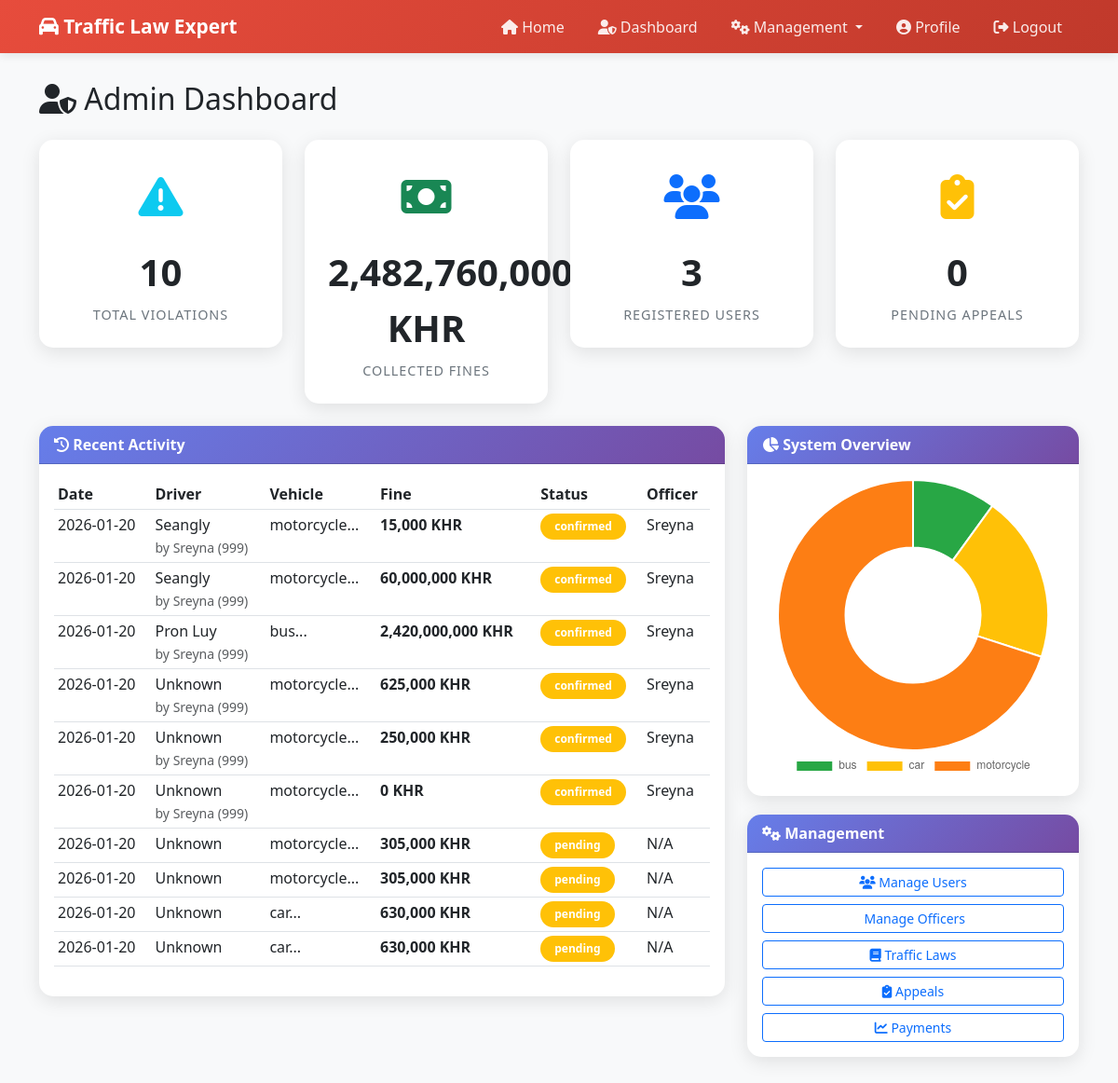
The page /admin/dashboard (signed in) on the database its author committed.
### tables this page shows
CREATE TABLE violation_records (
            id INTEGER PRIMARY KEY AUTOINCREMENT,
            user_id INTEGER,
            officer_id INTEGER,
            vehicle_type TEXT,
            has_helmet TEXT,
            speed INTEGER,
            has_license TEXT,
            violations TEXT,
            total_fine INTEGER,
            status TEXT DEFAULT 'pending',
            payment_status TEXT DEFAULT 'unpaid',
            payment_date TIMESTAMP,
            description TEXT,
            location TEXT,
            created_at TIMESTAMP DEFAULT CURRENT_TIMESTAMP, driver_name TEXT, license_number TEXT, plate_number TEXT,
            FOREIGN KEY (user_id) REFERENCES users(id),
            FOREIGN KEY (officer_id) REFERENCES officers(id)
        );

CREATE TABLE users (
            id INTEGER PRIMARY KEY AUTOINCREMENT,
            username TEXT UNIQUE NOT NULL,
            email TEXT UNIQUE,
            password TEXT NOT NULL,
            role TEXT DEFAULT 'user',
            first_name TEXT,
            last_name TEXT,
            phone TEXT,
            is_active INTEGER DEFAULT 1,
            created_at TIMESTAMP DEFAULT CURRENT_TIMESTAMP,
            updated_at TIMESTAMP DEFAULT CURRENT_TIMESTAMP
        );

CREATE TABLE officers (
            id INTEGER PRIMARY KEY AUTOINCREMENT,
            user_id INTEGER UNIQUE,
            badge_number TEXT UNIQUE,
            department TEXT,
            assigned_area TEXT,
            created_at TIMESTAMP DEFAULT CURRENT_TIMESTAMP,
            FOREIGN KEY (user_id) REFERENCES users(id)
        );

### routes/admin.py (the view)
@admin_bp.route('/dashboard')
@role_required('admin')
def dashboard():
    violation_stats = ViolationService.get_dashboard_stats()
    conn = get_db()
    cursor = conn.cursor()
    total_users = User.get_all(role='user')
    total_officers = User.get_all(role='officer')
    cursor.execute('SELECT COUNT(*) as total FROM appeals WHERE status = "pending"')
    pending_appeals = cursor.fetchone()['total'] or 0
    cursor.execute('''
        SELECT
            vr.id,
            vr.driver_name,  -- Use driver_name instead of username
            vr.vehicle_type,
            vr.total_fine,
            vr.status,
            vr.created_at,
            o.badge_number,
            u.username as officer_username  -- Show officer's username
        FROM violation_records vr
        LEFT JOIN officers o ON vr.officer_id = o.id
        LEFT JOIN users u ON o.user_id = u.id  -- Get officer's user info
        ORDER BY vr.created_at DESC LIMIT 10
    ''')
    recent_activity = cursor.fetchall()
    conn.close()
    stats = {
        'total_violations': violation_stats['total'],
        'total_collected': violation_stats['collected'],
        'total_users': len(total_users) if total_users else 0,
        'total_officers': len(total_officers) if total_officers else 0,
        'pending_appeals': pending_appeals
    }
    severity_stats = violation_stats['by_vehicle_type'] if violation_stats['by_vehicle_type'] else []
    return render_template('admin/dashboard.html',
                         stats=stats,
                         recent_activity=recent_activity,
                         severity_stats=severity_stats)

### models/user.py (called while the page is built)
    @staticmethod
    def get_all(role=None):
        conn = get_db()
        cursor = conn.cursor()
        if role:
            cursor.execute('SELECT * FROM users WHERE role = ? ORDER BY created_at DESC', (role,))
        else:
            cursor.execute('SELECT * FROM users ORDER BY created_at DESC')
        results = cursor.fetchall()
        conn.close()
        return results

### models/violation.py (called while the page is built)
    @staticmethod
    def get_stats():
        conn = get_db()
        cursor = conn.cursor()
        cursor.execute('SELECT COUNT(*) as total FROM violation_records')
        total = cursor.fetchone()['total'] or 0
        cursor.execute('SELECT SUM(total_fine) as collected FROM violation_records WHERE payment_status = "paid"')
        collected = cursor.fetchone()['collected'] or 0
        cursor.execute('''
            SELECT vehicle_type, COUNT(*) as count FROM violation_records
            GROUP BY vehicle_type
        ''')
        by_vehicle = cursor.fetchall()
        conn.close()
        return {
            'total': total,
            'collected': collected,
            'by_vehicle_type': [{'vehicle_type': row['vehicle_type'], 'count': row['count']} for row in by_vehicle] if by_vehicle else []
        }

### services/violation_service.py (called while the page is built)
    @staticmethod
    def get_dashboard_stats():
        return Violation.get_stats()

### utils/db.py (called while the page is built)
def get_db():
    conn = sqlite3.connect(Config.DATABASE)
    conn.row_factory = sqlite3.Row
    return conn

### templates/admin/dashboard.html (shortened to what this page needs)
{% extends "base.html" %}
{% block content %}
<h2 class="mb-4">
    <i class="fas fa-user-shield"></i> Admin Dashboard
</h2>
<div class="row mb-4">
    <div class="col-md-3">
        <div class="stat-card">
            <div class="stat-icon text-info">
                <i class="fas fa-exclamation-triangle"></i>
            </div>
            <div class="stat-number">{{ stats.total_violations }}</div>
            <div class="stat-label">Total Violations</div>
        </div>
    </div>
    <div class="col-md-3">
        <div class="stat-card">
            <div class="stat-icon text-success">
                <i class="fas fa-money-bill"></i>
            </div>
            <div class="stat-number">{{ "{:,.0f}".format(stats.total_collected|default(0)) }} KHR</div>
            <div class="stat-label">Collected Fines</div>
        </div>
    </div>
    <div class="col-md-3">
        <div class="stat-card">
            <div class="stat-icon text-primary">
                <i class="fas fa-users"></i>
            </div>
            <div class="stat-number">{{ stats.total_users }}</div>
            <div class="stat-label">Registered Users</div>
        </div>
    </div>
    <div class="col-md-3">
        <div class="stat-card">
            <div class="stat-icon text-warning">
                <i class="fas fa-clipboard-check"></i>
            </div>
            <div class="stat-number">{{ stats.pending_appeals }}</div>
            <div class="stat-label">Pending Appeals</div>
        </div>
    </div>
</div>
<div class="row">
    <div class="col-md-8">
        <div class="card">
            <div class="card-header">
                <i class="fas fa-history"></i> Recent Activity
            </div>
            <div class="card-body">
                <div class="table-responsive">
                    <table class="table table-sm table-hover">
                        <thead>
                            <tr>
                                <th>Date</th>
                                <th>Driver</th>
                                <th>Vehicle</th>
                                <th>Fine</th>
                                <th>Status</th>
                                <th>Officer</th>
                            </tr>
                        </thead>
                        <tbody>
                            {% for record in recent_activity %}
                            <tr>
                                <td>{{ record['created_at'][:10] }}</td>
                                <td>
                                    {{ record['driver_name'] or 'Unknown' }}
                                    {% if record['officer_username'] %}
                                    <br><small class="text-muted">by {{ record['officer_username'] }} ({{
                                        record['badge_number'] or 'No
                                        badge' }})</small>
                                    {% endif %}
                                </td>
                                <td>{{ (record['vehicle_type'] or 'N/A')[:30] }}...</td>
                                <td><strong>{{ "{:,.0f}".format(record['total_fine']|default(0)) }} KHR</strong></td>
                                <td>
                                    <span
                                        class="badge bg-{{ 'success' if record['status'] == 'approved' else 'warning' }}">
                                        {{ record['status'] }}
                                    </span>
                                </td>
                                <td>{{ record['officer_username'] or 'N/A' }}</td>
                            </tr>
                            {% endfor %}
                        </tbody>
                    </table>
                </div>
            </div>
        </div>
    </div>
    <div class="col-md-4">
        <div class="card">
            <div class="card-header">
                <i class="fas fa-chart-pie"></i> System Overview
            </div>
            <div class="card-body">
                <canvas id="severityChart"></canvas>
            </div>
        </div>
        <div class="card mt-3">
            <div class="card-header">
                <i class="fas fa-cogs"></i> Management
            </div>
            <div class="card-body">
                <a href="/admin/users" class="btn btn-outline-primary btn-sm w-100 mb-2">
                    <i class="fas fa-users"></i> Manage Users
                </a>
                <a href="/admin/officers" class="btn btn-outline-primary btn-sm w-100 mb-2">
                     Manage Officers
                </a>
                <a href="/admin/laws" class="btn btn-outline-primary btn-sm w-100 mb-2">
                    <i class="fas fa-book"></i> Traffic Laws
                </a>
                <a href="/admin/appeals" class="btn btn-outline-primary btn-sm w-100 mb-2">
                    <i class="fas fa-clipboard-check"></i> Appeals
                </a>
                <a href="/admin/payments" class="btn btn-outline-primary btn-sm w-100">
                    <i class="fas fa-chart-line"></i> Payments
                </a>
            </div>
        </div>
    </div>
</div>
<script>
    const ctx = document.getElementById('severityChart').getContext('2d');
    const severityStats = {{ severity_stats | tojson }};
    new Chart(ctx, {
        type: 'doughnut',
        data: {
            labels: severityStats.map(s => s.vehicle_type),
            datasets: [{
                data: severityStats.map(s => s.count),
                backgroundColor: ['#28a745', '#ffc107', '#fd7e14', '#dc3545']
            }]
        },
        options: {
            responsive: true,
            plugins: {
                legend: {
                    position: 'bottom'
                }
            }
        }
    });
</script>
{% endblock %}

### templates/base.html (style rules this page uses)
:root { --primary-color: #667eea; --secondary-color: #764ba2; --success-color: #28a745; --danger-color: #dc3545; --warning-color: #ffc107; --light-bg: #f8f9fa; }
body { font-family: 'Segoe UI', Tahoma, Geneva, Verdana, sans-serif; background-color: var(--light-bg); }
.card { border: none; border-radius: 15px; box-shadow: 0 5px 20px rgba(0, 0, 0, 0.1); margin-bottom: 20px; }
.card-header { background: linear-gradient(135deg, var(--primary-color) 0%, var(--secondary-color) 100%); color: white; border-radius: 15px 15px 0 0 !important; font-weight: 600; }
.badge { font-weight: 600; padding: 8px 15px; border-radius: 20px; }
.stat-card { background: white; padding: 25px; border-radius: 15px; box-shadow: 0 5px 20px rgba(0, 0, 0, 0.1); text-align: center; transition: all 0.3s; }
.stat-icon { font-size: 3rem; margin-bottom: 15px; }
.stat-number { font-size: 2.5rem; font-weight: 700; margin-bottom: 5px; }
.stat-label { color: #6c757d; font-size: 0.9rem; text-transform: uppercase; letter-spacing: 1px; }

### rows shown on the page
violation_records: created_at "2026-01-20", driver_name "Seangly", officer_username "Sreyna", badge_number "999", vehicle_type "motorcycle", total_fine "15,000", status "confirmed", username "Sreyna"
violation_records: created_at "2026-01-20", driver_name "Seangly", officer_username "Sreyna", badge_number "999", vehicle_type "motorcycle", total_fine "60,000,000", status "confirmed", username "Sreyna"
violation_records: created_at "2026-01-20", driver_name "Pron Luy", officer_username "Sreyna", badge_number "999", vehicle_type "bus", total_fine "2,420,000,000", status "confirmed", username "Sreyna"
violation_records: created_at "2026-01-20", record "Unknown", officer_username "Sreyna", badge_number "999", vehicle_type "motorcycle", total_fine "625,000", status "confirmed", username "Sreyna"
violation_records: created_at "2026-01-20", record "Unknown", officer_username "Sreyna", badge_number "999", vehicle_type "motorcycle", total_fine "250,000", status "confirmed", username "Sreyna"
violation_records: created_at "2026-01-20", record "Unknown", officer_username "Sreyna", badge_number "999", vehicle_type "motorcycle", total_fine "0", status "confirmed", username "Sreyna"
violation_records: created_at "2026-01-20", record "Unknown", vehicle_type "motorcycle", total_fine "305,000", status "pending", record "N/A"
violation_records: created_at "2026-01-20", record "Unknown", vehicle_type "motorcycle", total_fine "305,000", status "pending", record "N/A"
violation_records: created_at "2026-01-20", record "Unknown", vehicle_type "car", total_fine "630,000", status "pending", record "N/A"
violation_records: created_at "2026-01-20", record "Unknown", vehicle_type "car", total_fine "630,000", status "pending", record "N/A"

### other values the page prints
{{ stats.total_violations }} "10"
{{ "{:,.0f}".format(stats.total_collected|default(0)) }} "2,482,760,000"
{{ stats.total_users }} "3"
{{ stats.pending_appeals }} "0"
chart data {{ severity_stats | tojson }} [{"count": 1, "vehicle_type": "bus"}, {"count": 2, "vehicle_type": "car"}, {"count": 7, "vehicle_type": "motorcycle"}]
